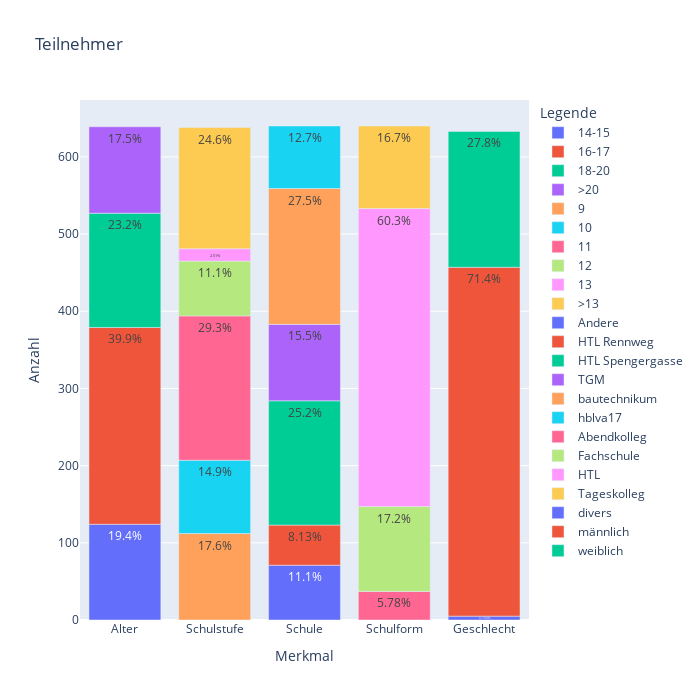

Notebook cell for this chart:
### Code cell
d=df[['ID', 'Alter', 'Schulstufe', 'Schulform', 'Geschlecht', 'Schule']]
d1=d[['ID', 'Alter']].groupby(['Alter']).count().reset_index().rename(columns={'Alter':'Legende'})
d1['Merkmal']='Alter'
d1['Prozent']=d1.ID/d1.ID.sum()

d2=d[['ID', 'Schulstufe']].groupby(['Schulstufe']).count().reset_index().rename(columns={'Schulstufe':'Legende'})
d2['Merkmal']='Schulstufe'
d2['Legende'] = pd.Categorical(d2['Legende'], ["9", "10", "11", "12", "13", ">13"])
d2=d2.sort_values("Legende")
d2['Prozent']=d2.ID/d2.ID.sum()

d3=d[['ID', 'Schule']].groupby(['Schule']).count().reset_index().rename(columns={'Schule':'Legende'})
d3['Merkmal']='Schule'
d3['Prozent']=d3.ID/d3.ID.sum()

d4=d[['ID', 'Schulform']].groupby(['Schulform']).count().reset_index().rename(columns={'Schulform':'Legende'})
d4['Merkmal']='Schulform'
d4['Prozent']=d4.ID/d4.ID.sum()

d5=d[['ID', 'Geschlecht']].groupby(['Geschlecht']).count().reset_index().rename(columns={'Geschlecht':'Legende'})
d5['Merkmal']='Geschlecht'
d5['Prozent']=d5.ID/d5.ID.sum()


d=pd.concat([d1, d2, d3, d4, d5]).rename(columns={'ID':'Anzahl'})
fig = px.bar(d, x="Merkmal", y="Anzahl", color="Legende", title="Teilnehmer", text='Prozent', width=700, height=700)
fig.update_traces(texttemplate='%{text:.3p}')
fig.show()
d[['Merkmal', 'Legende', 'Anzahl', 'Prozent']]

### Figure 1 — Plotly figure (JSON) as saved in the notebook; plotly's stock layout.template omitted (floating-point values rounded to 4 significant figures)
{"data": [{"alignmentgroup": "True", "hovertemplate": "Legende=14-15<br>Merkmal=%{x}<br>Anzahl=%{y}<br>Prozent=%{text}<extra></extra>", "legendgroup": "14-15", "marker": {"color": "#636efa"}, "name": "14-15", "offsetgroup": "14-15", "orientation": "v", "showlegend": true, "text": [0.1941], "textposition": "auto", "texttemplate": "%{text:.3p}", "type": "bar", "x": ["Alter"], "xaxis": "x", "y": [124], "yaxis": "y"}, {"alignmentgroup": "True", "hovertemplate": "Legende=16-17<br>Merkmal=%{x}<br>Anzahl=%{y}<br>Prozent=%{text}<extra></extra>", "legendgroup": "16-17", "marker": {"color": "#EF553B"}, "name": "16-17", "offsetgroup": "16-17", "orientation": "v", "showlegend": true, "text": [0.3991], "textposition": "auto", "texttemplate": "%{text:.3p}", "type": "bar", "x": ["Alter"], "xaxis": "x", "y": [255], "yaxis": "y"}, {"alignmentgroup": "True", "hovertemplate": "Legende=18-20<br>Merkmal=%{x}<br>Anzahl=%{y}<br>Prozent=%{text}<extra></extra>", "legendgroup": "18-20", "marker": {"color": "#00cc96"}, "name": "18-20", "offsetgroup": "18-20", "orientation": "v", "showlegend": true, "text": [0.2316], "textposition": "auto", "texttemplate": "%{text:.3p}", "type": "bar", "x": ["Alter"], "xaxis": "x", "y": [148], "yaxis": "y"}, {"alignmentgroup": "True", "hovertemplate": "Legende=>20<br>Merkmal=%{x}<br>Anzahl=%{y}<br>Prozent=%{text}<extra></extra>", "legendgroup": ">20", "marker": {"color": "#ab63fa"}, "name": ">20", "offsetgroup": ">20", "orientation": "v", "showlegend": true, "text": [0.1753], "textposition": "auto", "texttemplate": "%{text:.3p}", "type": "bar", "x": ["Alter"], "xaxis": "x", "y": [112], "yaxis": "y"}, {"alignmentgroup": "True", "hovertemplate": "Legende=9<br>Merkmal=%{x}<br>Anzahl=%{y}<br>Prozent=%{text}<extra></extra>", "legendgroup": "9", "marker": {"color": "#FFA15A"}, "name": "9", "offsetgroup": "9", "orientation": "v", "showlegend": true, "text": [0.1755], "textposition": "auto", "texttemplate": "%{text:.3p}", "type": "bar", "x": ["Schulstufe"], "xaxis": "x", "y": [112], "yaxis": "y"}, {"alignmentgroup": "True", "hovertemplate": "Legende=10<br>Merkmal=%{x}<br>Anzahl=%{y}<br>Prozent=%{text}<extra></extra>", "legendgroup": "10", "marker": {"color": "#19d3f3"}, "name": "10", "offsetgroup": "10", "orientation": "v", "showlegend": true, "text": [0.1489], "textposition": "auto", "texttemplate": "%{text:.3p}", "type": "bar", "x": ["Schulstufe"], "xaxis": "x", "y": [95], "yaxis": "y"}, {"alignmentgroup": "True", "hovertemplate": "Legende=11<br>Merkmal=%{x}<br>Anzahl=%{y}<br>Prozent=%{text}<extra></extra>", "legendgroup": "11", "marker": {"color": "#FF6692"}, "name": "11", "offsetgroup": "11", "orientation": "v", "showlegend": true, "text": [0.2931], "textposition": "auto", "texttemplate": "%{text:.3p}", "type": "bar", "x": ["Schulstufe"], "xaxis": "x", "y": [187], "yaxis": "y"}, {"alignmentgroup": "True", "hovertemplate": "Legende=12<br>Merkmal=%{x}<br>Anzahl=%{y}<br>Prozent=%{text}<extra></extra>", "legendgroup": "12", "marker": {"color": "#B6E880"}, "name": "12", "offsetgroup": "12", "orientation": "v", "showlegend": true, "text": [0.1113], "textposition": "auto", "texttemplate": "%{text:.3p}", "type": "bar", "x": ["Schulstufe"], "xaxis": "x", "y": [71], "yaxis": "y"}, {"alignmentgroup": "True", "hovertemplate": "Legende=13<br>Merkmal=%{x}<br>Anzahl=%{y}<br>Prozent=%{text}<extra></extra>", "legendgroup": "13", "marker": {"color": "#FF97FF"}, "name": "13", "offsetgroup": "13", "orientation": "v", "showlegend": true, "text": [0.02508], "textposition": "auto", "texttemplate": "%{text:.3p}", "type": "bar", "x": ["Schulstufe"], "xaxis": "x", "y": [16], "yaxis": "y"}, {"alignmentgroup": "True", "hovertemplate": "Legende=>13<br>Merkmal=%{x}<br>Anzahl=%{y}<br>Prozent=%{text}<extra></extra>", "legendgroup": ">13", "marker": {"color": "#FECB52"}, "name": ">13", "offsetgroup": ">13", "orientation": "v", "showlegend": true, "text": [0.2461], "textposition": "auto", "texttemplate": "%{text:.3p}", "type": "bar", "x": ["Schulstufe"], "xaxis": "x", "y": [157], "yaxis": "y"}, {"alignmentgroup": "True", "hovertemplate": "Legende=Andere<br>Merkmal=%{x}<br>Anzahl=%{y}<br>Prozent=%{text}<extra></extra>", "legendgroup": "Andere", "marker": {"color": "#636efa"}, "name": "Andere", "offsetgroup": "Andere", "orientation": "v", "showlegend": true, "text": [0.1109], "textposition": "auto", "texttemplate": "%{text:.3p}", "type": "bar", "x": ["Schule"], "xaxis": "x", "y": [71], "yaxis": "y"}, {"alignmentgroup": "True", "hovertemplate": "Legende=HTL Rennweg<br>Merkmal=%{x}<br>Anzahl=%{y}<br>Prozent=%{text}<extra></extra>", "legendgroup": "HTL Rennweg", "marker": {"color": "#EF553B"}, "name": "HTL Rennweg", "offsetgroup": "HTL Rennweg", "orientation": "v", "showlegend": true, "text": [0.08125], "textposition": "auto", "texttemplate": "%{text:.3p}", "type": "bar", "x": ["Schule"], "xaxis": "x", "y": [52], "yaxis": "y"}, {"alignmentgroup": "True", "hovertemplate": "Legende=HTL Spengergasse<br>Merkmal=%{x}<br>Anzahl=%{y}<br>Prozent=%{text}<extra></extra>", "legendgroup": "HTL Spengergasse", "marker": {"color": "#00cc96"}, "name": "HTL Spengergasse", "offsetgroup": "HTL Spengergasse", "orientation": "v", "showlegend": true, "text": [0.2516], "textposition": "auto", "texttemplate": "%{text:.3p}", "type": "bar", "x": ["Schule"], "xaxis": "x", "y": [161], "yaxis": "y"}, {"alignmentgroup": "True", "hovertemplate": "Legende=TGM<br>Merkmal=%{x}<br>Anzahl=%{y}<br>Prozent=%{text}<extra></extra>", "legendgroup": "TGM", "marker": {"color": "#ab63fa"}, "name": "TGM", "offsetgroup": "TGM", "orientation": "v", "showlegend": true, "text": [0.1547], "textposition": "auto", "texttemplate": "%{text:.3p}", "type": "bar", "x": ["Schule"], "xaxis": "x", "y": [99], "yaxis": "y"}, {"alignmentgroup": "True", "hovertemplate": "Legende=bautechnikum<br>Merkmal=%{x}<br>Anzahl=%{y}<br>Prozent=%{text}<extra></extra>", "legendgroup": "bautechnikum", "marker": {"color": "#FFA15A"}, "name": "bautechnikum", "offsetgroup": "bautechnikum", "orientation": "v", "showlegend": true, "text": [0.275], "textposition": "auto", "texttemplate": "%{text:.3p}", "type": "bar", "x": ["Schule"], "xaxis": "x", "y": [176], "yaxis": "y"}, {"alignmentgroup": "True", "hovertemplate": "Legende=hblva17<br>Merkmal=%{x}<br>Anzahl=%{y}<br>Prozent=%{text}<extra></extra>", "legendgroup": "hblva17", "marker": {"color": "#19d3f3"}, "name": "hblva17", "offsetgroup": "hblva17", "orientation": "v", "showlegend": true, "text": [0.1266], "textposition": "auto", "texttemplate": "%{text:.3p}", "type": "bar", "x": ["Schule"], "xaxis": "x", "y": [81], "yaxis": "y"}, {"alignmentgroup": "True", "hovertemplate": "Legende=Abendkolleg<br>Merkmal=%{x}<br>Anzahl=%{y}<br>Prozent=%{text}<extra></extra>", "legendgroup": "Abendkolleg", "marker": {"color": "#FF6692"}, "name": "Abendkolleg", "offsetgroup": "Abendkolleg", "orientation": "v", "showlegend": true, "text": [0.05781], "textposition": "auto", "texttemplate": "%{text:.3p}", "type": "bar", "x": ["Schulform"], "xaxis": "x", "y": [37], "yaxis": "y"}, {"alignmentgroup": "True", "hovertemplate": "Legende=Fachschule<br>Merkmal=%{x}<br>Anzahl=%{y}<br>Prozent=%{text}<extra></extra>", "legendgroup": "Fachschule", "marker": {"color": "#B6E880"}, "name": "Fachschule", "offsetgroup": "Fachschule", "orientation": "v", "showlegend": true, "text": [0.1719], "textposition": "auto", "texttemplate": "%{text:.3p}", "type": "bar", "x": ["Schulform"], "xaxis": "x", "y": [110], "yaxis": "y"}, {"alignmentgroup": "True", "hovertemplate": "Legende=HTL<br>Merkmal=%{x}<br>Anzahl=%{y}<br>Prozent=%{text}<extra></extra>", "legendgroup": "HTL", "marker": {"color": "#FF97FF"}, "name": "HTL", "offsetgroup": "HTL", "orientation": "v", "showlegend": true, "text": [0.6031], "textposition": "auto", "texttemplate": "%{text:.3p}", "type": "bar", "x": ["Schulform"], "xaxis": "x", "y": [386], "yaxis": "y"}, {"alignmentgroup": "True", "hovertemplate": "Legende=Tageskolleg<br>Merkmal=%{x}<br>Anzahl=%{y}<br>Prozent=%{text}<extra></extra>", "legendgroup": "Tageskolleg", "marker": {"color": "#FECB52"}, "name": "Tageskolleg", "offsetgroup": "Tageskolleg", "orientation": "v", "showlegend": true, "text": [0.1672], "textposition": "auto", "texttemplate": "%{text:.3p}", "type": "bar", "x": ["Schulform"], "xaxis": "x", "y": [107], "yaxis": "y"}, {"alignmentgroup": "True", "hovertemplate": "Legende=divers<br>Merkmal=%{x}<br>Anzahl=%{y}<br>Prozent=%{text}<extra></extra>", "legendgroup": "divers", "marker": {"color": "#636efa"}, "name": "divers", "offsetgroup": "divers", "orientation": "v", "showlegend": true, "text": [0.007899], "textposition": "auto", "texttemplate": "%{text:.3p}", "type": "bar", "x": ["Geschlecht"], "xaxis": "x", "y": [5], "yaxis": "y"}, {"alignmentgroup": "True", "hovertemplate": "Legende=männlich<br>Merkmal=%{x}<br>Anzahl=%{y}<br>Prozent=%{text}<extra></extra>", "legendgroup": "männlich", "marker": {"color": "#EF553B"}, "name": "männlich", "offsetgroup": "männlich", "orientation": "v", "showlegend": true, "text": [0.7141], "textposition": "auto", "texttemplate": "%{text:.3p}", "type": "bar", "x": ["Geschlecht"], "xaxis": "x", "y": [452], "yaxis": "y"}, {"alignmentgroup": "True", "hovertemplate": "Legende=weiblich<br>Merkmal=%{x}<br>Anzahl=%{y}<br>Prozent=%{text}<extra></extra>", "legendgroup": "weiblich", "marker": {"color": "#00cc96"}, "name": "weiblich", "offsetgroup": "weiblich", "orientation": "v", "showlegend": true, "text": [0.278], "textposition": "auto", "texttemplate": "%{text:.3p}", "type": "bar", "x": ["Geschlecht"], "xaxis": "x", "y": [176], "yaxis": "y"}], "layout": {"barmode": "relative", "height": 700, "legend": {"title": {"text": "Legende"}, "tracegroupgap": 0}, "title": {"text": "Teilnehmer"}, "width": 700, "xaxis": {"anchor": "y", "autorange": true, "domain": [0, 1], "range": [-0.5, 4.5], "title": {"text": "Merkmal"}, "type": "category"}, "yaxis": {"anchor": "x", "autorange": true, "domain": [0, 1], "range": [0, 673.7], "title": {"text": "Anzahl"}, "type": "linear"}}}
